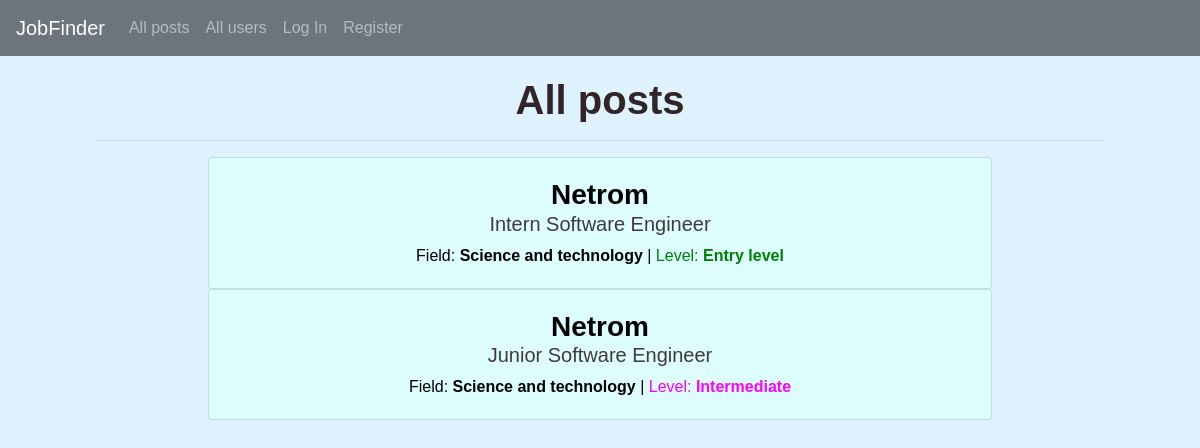
The page /posts/all/any on the database its author committed.
### JobFinderApp/models.py (models this page shows, shortened)
class Job(models.Model):
    user = models.ForeignKey(User, on_delete=models.CASCADE, related_name="job_posts")
    applicants = models.ManyToManyField(User, related_name="applications", blank=True)
    accepted = models.ManyToManyField(User, related_name="accepted", blank=True)
    title = models.CharField(max_length=50)
    level = models.CharField(max_length=50)
    color = models.CharField(max_length=50, blank=True, null=True)
    description = models.TextField(max_length=2000)
    requirements = models.TextField(max_length=1500)
    compensation = models.TextField(max_length=1500, default="None")
    field = models.CharField(max_length=500, blank=True, null=True)
    class Meta:
        ordering = ['-id']

class User(AbstractUser):
    description = models.CharField(max_length=500, blank=True, null=True)
    birth_date = models.DateField(blank=True, null=True)
    field = models.CharField(max_length=500, blank=True, null=True)
    is_company = models.BooleanField(default=False)
    location = models.CharField(max_length=100, blank=True, null=True)
    link_to_location = models.CharField(max_length=200, blank=True, null=True)
    class Meta:
        ordering = ['-id']

### JobFinderApp/views.py (the view)
# urls.py: path("posts/<field>/<level>", views.posts, name="posts"),
def posts(request, field, level):
    if field != "all" and level != "any":
        return render(request, "JobFinderApp/posts.html", {
            'title': f"Job posts in the field of: {field} | Level: {level}",
            'posts': Job.objects.filter(field = field, level = level),
            'field': field
        })
    elif field != "all":
        return render(request, "JobFinderApp/posts.html", {
            'title': f"Job posts in the field of: {field}",
            'posts': Job.objects.filter(field = field),
            'field': field
        })
    else:
        return render(request, "JobFinderApp/posts.html", {
            'title': "All posts",
            'posts': Job.objects.all()
        })

### JobFinderApp/templates/JobFinderApp/posts.html (shortened to what this page needs)
{% extends "JobFinderApp/layout.html" %}
{% block body %}
    <div class="container-fluid" style="padding: 20px 40px; text-align: center;">
        <h1 style="color:rgb(49, 37, 37);">
            <strong>{{ title }}</strong>
        </h1>
        <hr style="width: 90%;">
        {% for post in posts %}
            <a href="{% url 'post' post.id %}" style="text-decoration: none; color: black;">
            <div class="card post" style="width: 70%; margin-left: 15%;">
                <div class="card-body pb-1">
                    <h3 class="card-title mb-0"><strong>{{ post.user.username }}</strong></h3>
                    <h5 style="color: rgb(63, 59, 59);">{{ post.title }}</h5>
                    <p class="mt-1">Field: <strong>{{ post.field }}</strong> | <span style="color: {{ post.color }}">Level: <strong>{{ post.level }}</strong></span></p>
                </div>
            </div>
            </a>
        {% endfor %}
    </div>
{% endblock %}

### JobFinderApp/static/JobFinderApp/styles.css (style rules this page uses)
.post { background-color: rgb(221, 253, 255); }
html, body { margin:0px; height:100%; background: #def2ff; font-family: sans-serif; }

### rows shown on the page
Job: user.username "Netrom", title "Intern Software Engineer", field "Science and technology", level "Entry level"
Job: user.username "Netrom", title "Junior Software Engineer", field "Science and technology", level "Intermediate"

### other values the page prints
{{ title }} "All posts"
